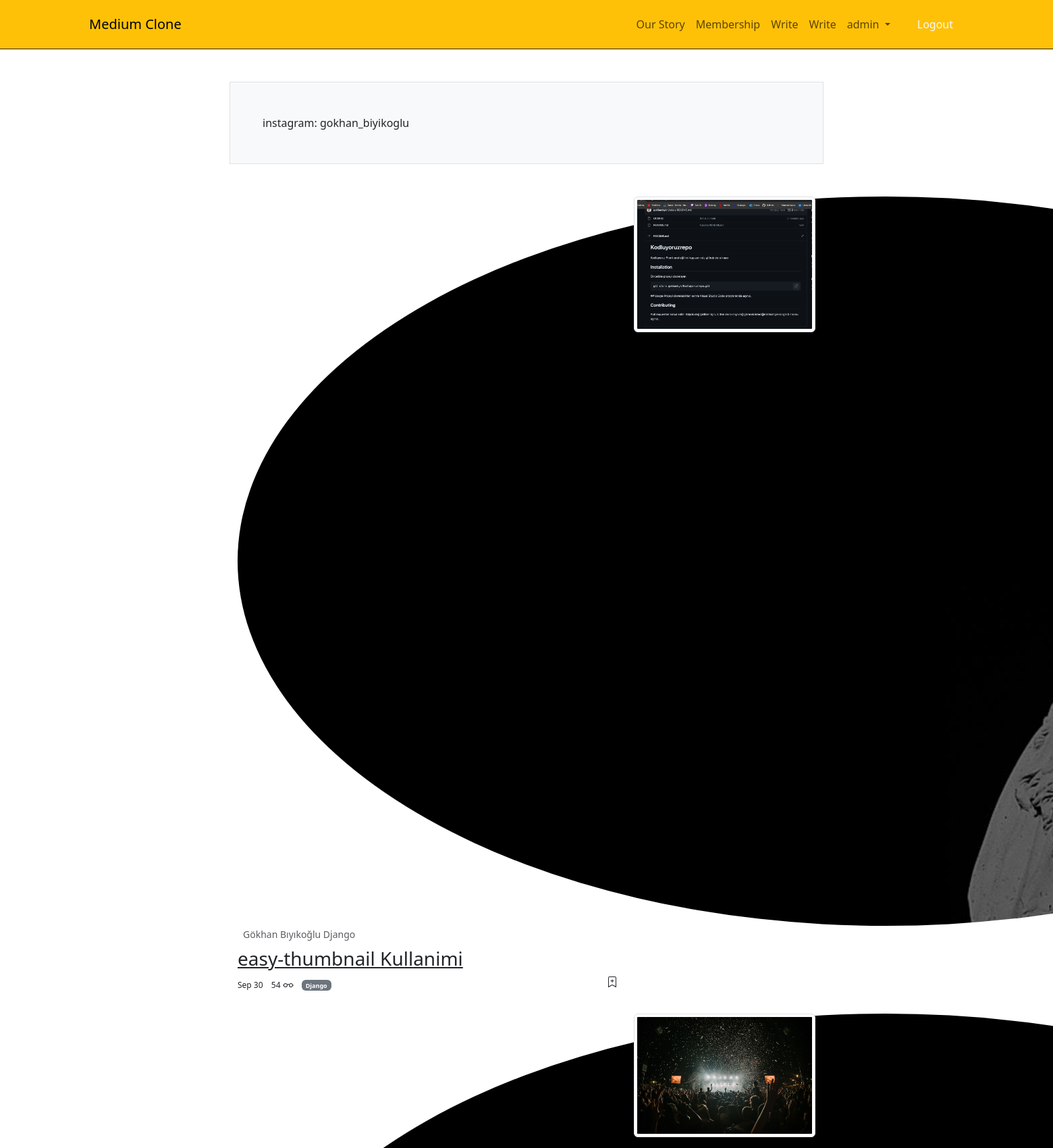
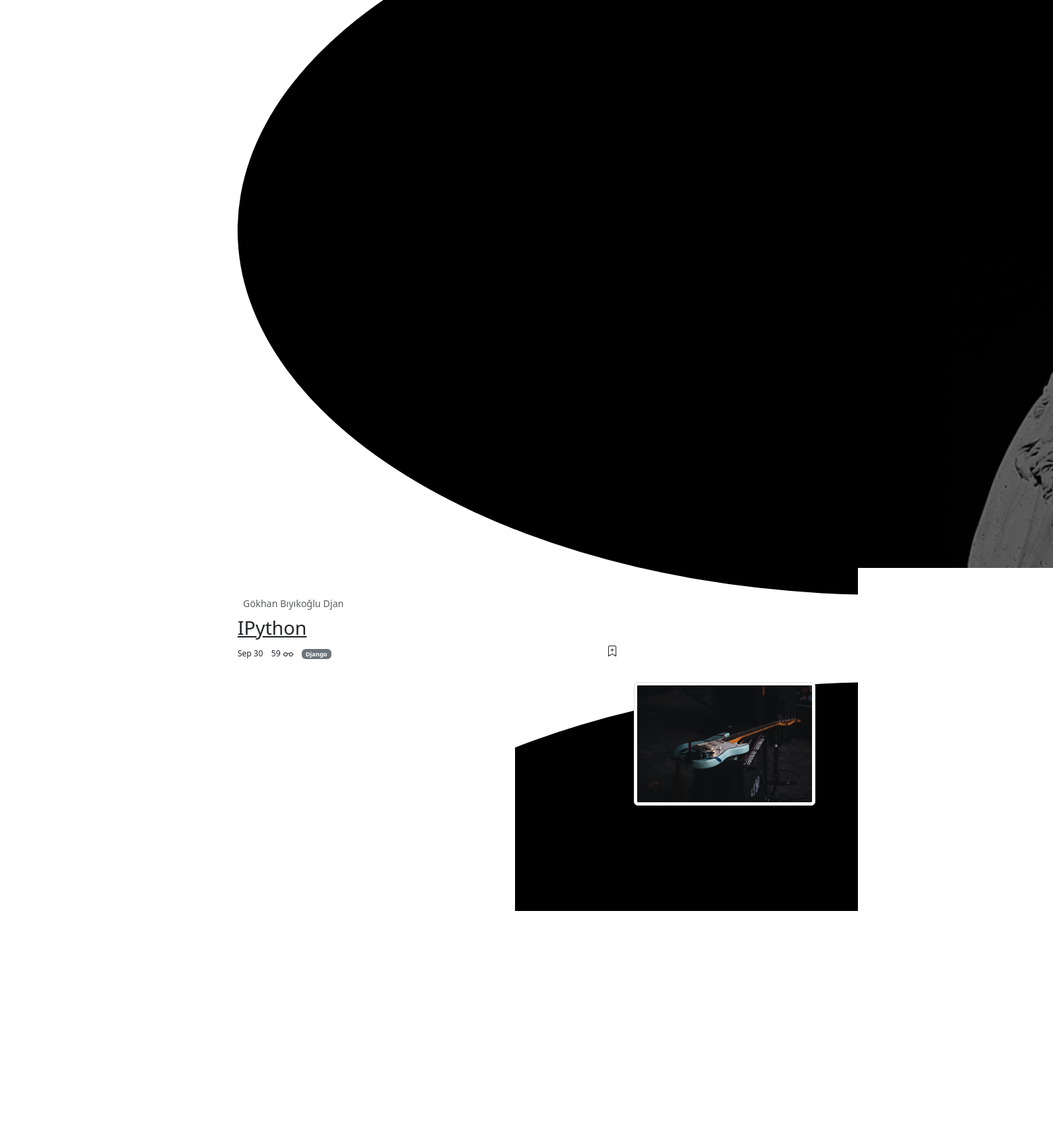
Page /read/gokhanbyk/ (signed in, upper part) on the committed database (2 pictures, top to bottom).
### user/models.py (models this page shows)
class Profile(models.Model):
    user = models.OneToOneField(User, on_delete=models.CASCADE)
    avatar = models.ImageField(upload_to='avatar')
    instagram = models.CharField(max_length=200)
    info = tinymce_models.HTMLField(blank=True, null=True)
    slug = models.SlugField(max_length=200)
    def get_absolute_url(self):
        return reverse(
            'read:all_posts_view',
            kwargs= {
                "user_slug": self.slug,
            }
        )
    def get_fav_url(self):
        return reverse(
            'user:show_user_fav_view'
        )

### blog/models.py (models this page shows, shortened)
class CommonModel(models.Model):
    title = models.CharField(max_length=200)
    slug = AutoSlugField(populate_from = 'title', unique=True)
    is_active = models.BooleanField(default=False)
    created_at = models.DateTimeField(auto_now_add=True)
    updated_ad = models.DateTimeField(auto_now=True)
    class Meta:
        abstract = True
        ordering = ('title', )

class BlogPost(CommonModel):
    user = models.ForeignKey(User, on_delete=models.CASCADE)
    category = models.ForeignKey(Category, on_delete=models.SET_NULL, null=True)
    tag = models.ManyToManyField(Tag)
    cover_image = models.ImageField(upload_to="post")
    content = tinymce_models.HTMLField(blank=True, null=True)
    view_count = models.PositiveBigIntegerField(default=0)
    class Meta:
        ordering = ('-created_at', )
    def get_absolute_url(self):
        return reverse(
            'read:post_detail_view',
            kwargs={
                'user_slug': self.user.profile.slug,
                'post_slug': self.slug,
            }
        )

class Category(CommonModel):
    def __str__(self):
        return self.title
    def get_absolute_url(self):
        return reverse(
            "blog:category_view",
            kwargs={
                "category_slug": self.slug
            }
        )

### read/views.py (the view)
# urls.py: path('<slug:user_slug>/', all_posts_view, name='all_posts_view'),
def all_posts_view(request, user_slug):
    profile = get_object_or_404(Profile, slug = user_slug)
    context = dict(
        profile = profile,
        posts = BlogPost.objects.filter(user = profile.user, is_active=True)
    )
    return render(request, 'read/all_posts.html', context)

### read/templates/read/all_posts.html
{% extends "core/base.html" %}
{% block content %}
<div class="container">
    <div class="row">
        <div class="col-sm-8 offset-sm-2 mt-5 bg-light border p-5">
            instagram: {{ profile.instagram }}
        </div>
        <div class="col-sm-8 offset-sm-2 mt-5">
            {% for post in posts %}
                {% include "components/post.html" %}
            {% endfor %}
        </div>
    </div>
</div>
{% endblock content %}

### templates/core/_navbar.html (shortened to what this page needs)
<nav class="navbar navbar-expand-lg bg-warning border-bottom border-dark">
    <div class="container py-2">
      <a class="navbar-brand" href="{% url "home_view" %}">Medium Clone</a>
      <div class="collapse navbar-collapse" id="navbarNav">
        <ul class="navbar-nav ms-auto">
          <li class="nav-item">
            <a class="nav-link" href="#">Our Story</a>
          </li>
          <li class="nav-item">
            <a class="nav-link" href="#">Membership</a>
          </li>
          <li class="nav-item">
            <a class="nav-link" href="{% url "blog:create_blog_post_view" %}">Write</a>
          </li>
          {% if not request.user.is_authenticated %}
          <li class="nav-item">
            <a class="nav-link" href="{% url "user:login_view" %}">Sign in</a>
          </li>
          <li class="nav-item">
            <a class="nav-link btn btn-dark text-light px-3 rounded-pill ms-3" href="{% url "user:register_view" %}">Get Started</a>
          </li>
          {% else %}
          <li class="nav-item">
            <a class="nav-link" href="{% url "blog:create_blog_post_view" %}">Write</a>
          </li>
          <li class="nav-item dropdown">
            <a class="nav-link dropdown-toggle" href="#" role="button" data-bs-toggle="dropdown" aria-expanded="false">
              {{ request.user.username }}
            </a>
          </li>
          <li class="nav-item">
            <a class="nav-link btn btn-dark text-light px-3 rounded-pill ms-3" href="{% url "user:logout_view" %}">Logout</a>
          </li>
            {% endif %}
        </ul>
      </div>
    </div>
</nav>

### blog/templates/components/post.html (shortened to what this page needs)
{% load thumbnail %}
<article class="row mb-3">
    <div class="col-sm-8">
        <div>
            <a href="{{ post.user.profile.get_absolute_url }}" class="text-decoration-none text-muted">
            <img src="{{ post.user.profile.avatar|thumbnail_url:'avatar' }}" class="rounded-circle" alt="">
            <small class="ms-2">{{ post.user.get_full_name }}</small>
            </a>
        </div>
        <h3 class="mt-2 MB-1">
            <a href="{{ post.get_absolute_url }}" class="text-dark">{{ post.title }}</a>
        </h3>
        <ul class="list-inline">
            <li class="list-inline-item fs-12">Sep 30</li>
            <li class="list-inline-item fs-12">
                {{ post.view_count }}
            </li>
            <li class="list-inline-item fs-12">
                <a href="{{ post.category.get_absolute_url }}">
                    <span class="badge bg-secondary">
                        {{ post.category }}
                    </span>
                </a>
            </li>
            {% if request.user.is_authenticated %}
            <li class="inline item fs-12 float-end">
                <svg xmlns="http://www.w3.org/2000/svg" width="16" height="16" fill="currentColor"
                    data-post-slug="{{ post.slug }}"
                    class="bi bi-bookmark-plus" viewBox="0 0 16 16">
                    <path d="M2 2a2 2 0 0 1 2-2h8a2 2 0 0 1 2 2v13.5a.5.5 0 0 1-.777.416L8 13.101l-5.223 2.815A.5.5 0 0 1 2 15.5V2zm2-1a1 1 0 0 0-1 1v12.566l4.723-2.482a.5.5 0 0 1 .554 0L13 14.566V2a1 1 0 0 0-1-1H4z"/>
                    <path d="M8 4a.5.5 0 0 1 .5.5V6H10a.5.5 0 0 1 0 1H8.5v1.5a.5.5 0 0 1-1 0V7H6a.5.5 0 0 1 0-1h1.5V4.5A.5.5 0 0 1 8 4z"/>
                  </svg>
            </li>
            {% endif %}
        </ul>
    </div>
    <div class="col-sm-4">
        <img src="{{ post.cover_image|thumbnail_url:'thumbnail' }}" alt="" class="w-100 img-thumbnail">
    </div>
</article>

### static_files/css/style.css (style rules this page uses)
.fs-12 { font-size: 12px; }

### rows in the picture
Profile: instagram "gokhan_biyikoglu"
BlogPost: user.profile.avatar|thumbnail_url (picture), user.get_full_name "Gökhan Bıyıkoğlu Django", title "easy-thumbnail Kullanimi", view_count "54", category "Django", cover_image|thumbnail_url (picture)
BlogPost: user.profile.avatar|thumbnail_url (picture), user.get_full_name "Gökhan Bıyıkoğlu Django", title "IPython", view_count "59", category "Django", cover_image|thumbnail_url (picture)
BlogPost: user.profile.avatar|thumbnail_url (picture), cover_image|thumbnail_url (picture)

### other values in the picture
{{ request.user.username }} "admin"
